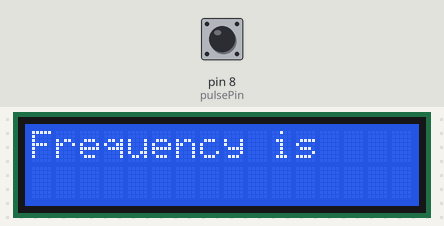
A sketch run on a simulated Arduino Uno, built with avr-gcc and run on an emulated ATmega328P. On the bench: 16×2 character LCD. The inputs (shaded band) are chosen by the test bench; at power-on: pin 8 (pulsePin) LOW.

Above: at 6.2 s.
6.3 s: pin 8 (pulsePin) pulsed HIGH 2 times (0.12 s each, 0.3 s apart)
At 7.0 s:
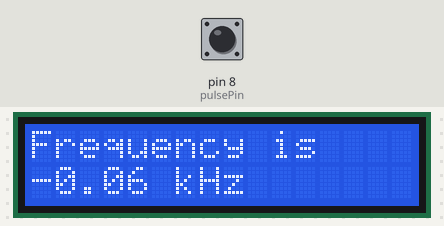
9.9 s: pin 8 (pulsePin) pulled HIGH for 0.15 s
At 11.4 s:
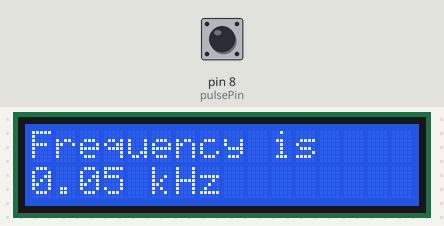
Timing chart, 0 to 12.9 s (numbered marks = the images above; inputs shaded):
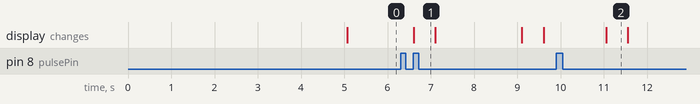

The sketch:

Code.ino
```cpp
#include <LiquidCrystal.h>

LiquidCrystal lcd(2, 3, 4, 5, 6, 7);

const int pulsePin = 8; // Input signal connected to Pin 8 of Arduino

int pulseHigh; // Integer variable to capture High time of the incoming pulse
int pulseLow; // Integer variable to capture Low time of the incoming pulse
float pulseTotal; // Float variable to capture Total time of the incoming pulse
float frequency; // Calculated Frequency

void setup()
{
    pinMode(pulsePin,INPUT);
    lcd.begin(16, 2);
    lcd.setCursor(0,0);
    lcd.print("FrequencyCounter");
    lcd.setCursor(0,1);
    lcd.print("Group6 ");
    delay(5000);
}
void loop()
{
    lcd.setCursor(0,0);
    lcd.print("Frequency is    ");
    lcd.setCursor(0,1);
    lcd.print("                ");

    pulseHigh = pulseIn(pulsePin,HIGH);
    pulseLow = pulseIn(pulsePin,LOW);

    pulseTotal = pulseHigh + pulseLow; // Time period of the pulse in microseconds
    frequency=1000/pulseTotal; // Frequency in Kilo Hertz (kHz)

    lcd.setCursor(0,1);
    lcd.print(frequency);
    lcd.print(" kHz");
    delay(500);
}
```

Measured:
- after the input at 6.3 s, the display: changes after 0.30 s (image 1)
- after the input at 9.9 s, the display: changes after 1.2 s (image 2)
- what the display in image 2 shows lasts 0.5 s, from 11.1 s to 11.6 s
